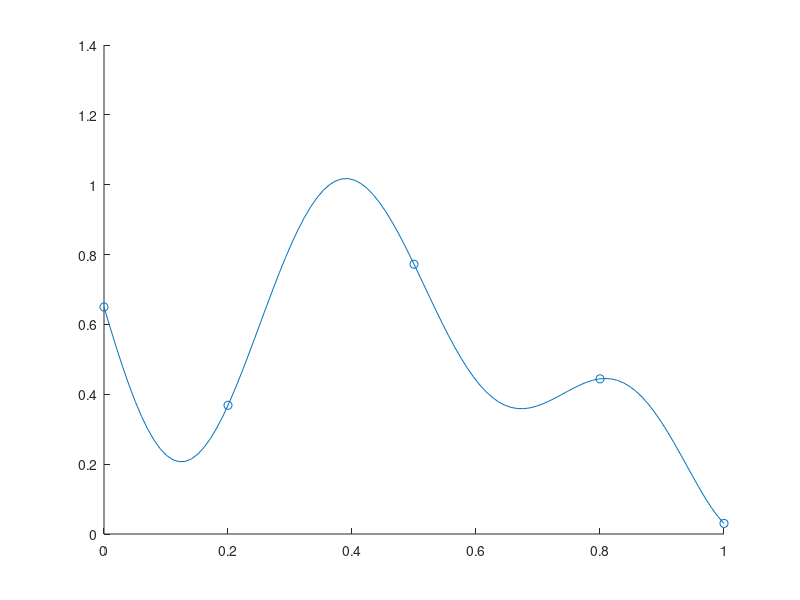

This figure's MATLAB source:
% clear all
isOctave = exist('OCTAVE_VERSION', 'builtin') ~= 0

X = [0.0;0.2;0.5;0.8;1.0];
f = @(x) 1-1/2.*(sin(12*x)./(1+x)+2*cos(7.*x).*x.^5+0.7)
y = f(X);

% session
x = reshape(0:(1/99):1,100,1);
if (exist('GITHUB_ACTION'))
    disp('in GITHUB_ACTION: skip plotting');
else
    if (isOctave)
        h = figure(1, 'Visible','off'); % no display
    else
        h = figure(1);       
        h.Visible = 'off'; % no display
    end
    hold on;
    plot(x,f(x));
    scatter(X,f(X));
end
